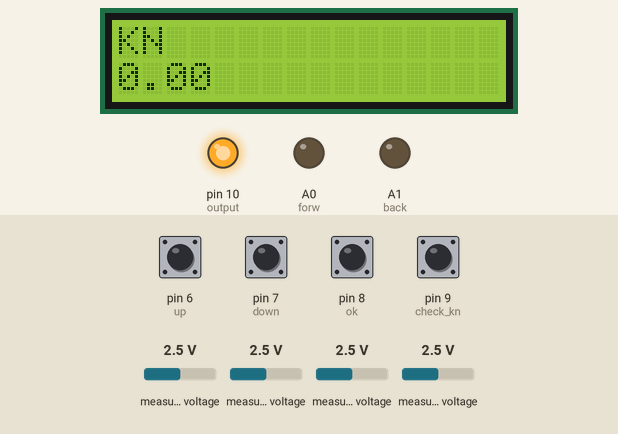
Simulated run of this sketch. Board: Arduino Uno, built with avr-gcc and run on an emulated ATmega328P. On the bench: 16×2 character LCD, output pins drawn as LEDs (lit = HIGH). Inputs (shaded band) come from the test bench; at power-on: pin 6 (up), pin 7 (down), pin 8 (ok), pin 9 (check_kn) HIGH, measured voltage 2.5 V. EEPROM starts erased.

Above: at 4.3 s.
4.4 s: pin 8 (ok) pulled LOW for 3.2 s
At 5.2 s:
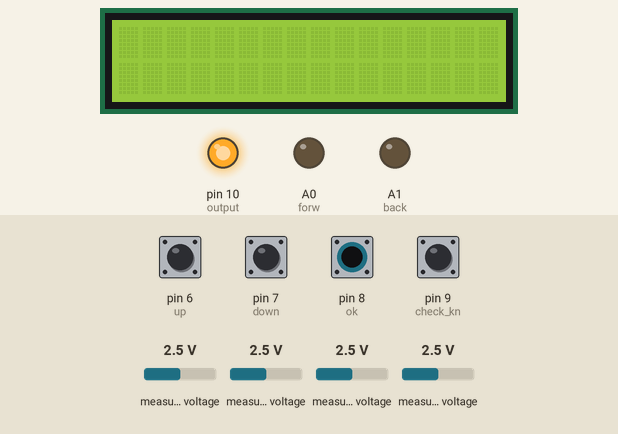
9.1 s: pin 9 (check_kn) pulled LOW for 0.65 s
At 10.6 s:
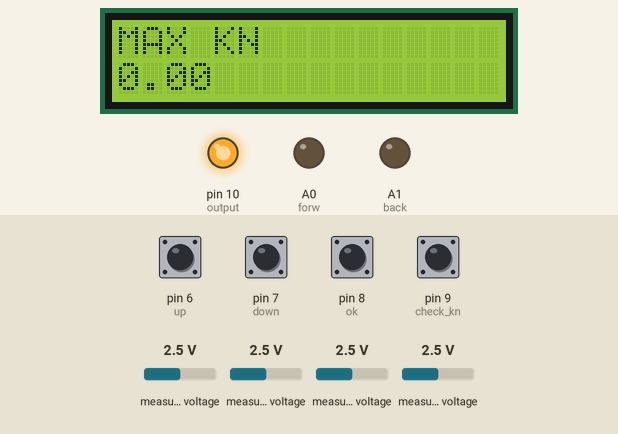
12.9 s: pin 8 (ok) pulled LOW for 0.65 s
At 14.1 s:
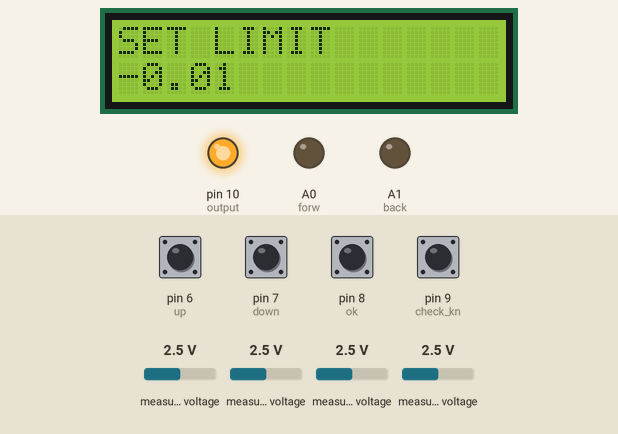
15.2 s: pin 6 (up) pulled LOW for 0.65 s
At 16.8 s:
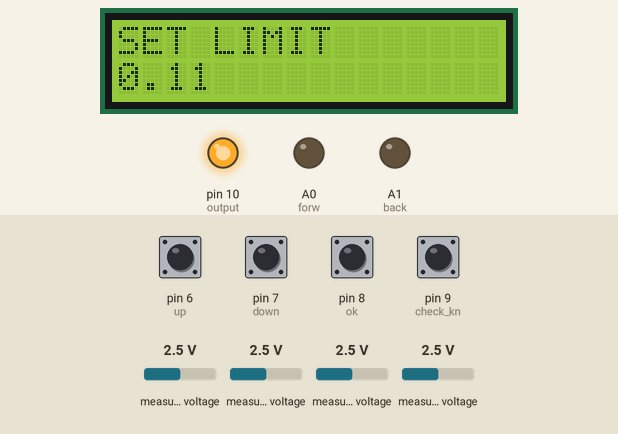
17.3 s: pin 6 (up) pulled LOW for 1 s
At 19.2 s:
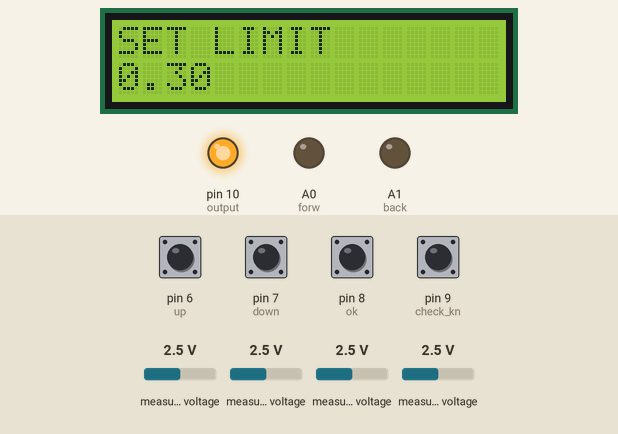
19.8 s: pin 8 (ok) pulled LOW for 1 s
At 21.7 s:
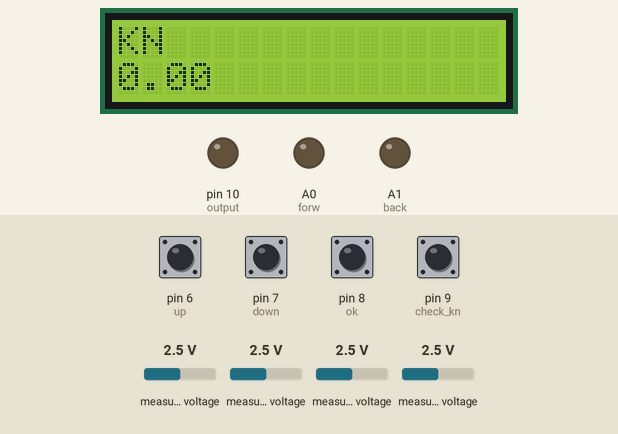
Timing chart, 0 to 23.2 s (numbered marks = the images above; inputs shaded):
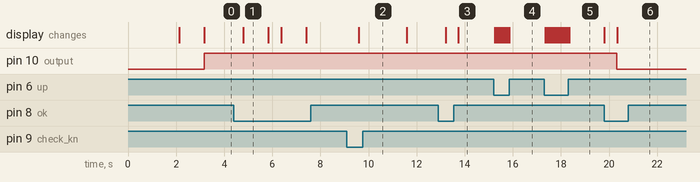

The sketch:

KN_step_mot_ADS1115.ino
```cpp
#include <Wire.h>
#include <EEPROM.h>
#include <LiquidCrystal.h>
#include <Adafruit_ADS1015.h>

Adafruit_ADS1115 ads;  /* Use this for the 16-bit version */

const int rs = 12, en = 11, d4 = 5, d5 = 4, d6 = 3, d7 = 2;
LiquidCrystal lcd(rs, en, d4, d5, d6, d7);
//connect to GND
#define up 6
#define down 7
#define ok 8
#define check_kn 9
#define output 10
#define forw A0
#define back A1

long set_val = 0, set_speed = 0, set_speed1 = 0;
long prev_k;
long pressure_KN, max_val1=0;
double set1 = 0, max_val = 0, pre_k, pre_b;

//change this value to slowdown the program
int slow_time = 500;


void setup() {
  Serial.begin(9600);
  byte four = EEPROM.read(201);
  byte three = EEPROM.read(202);
  byte two = EEPROM.read(203);
  byte one = EEPROM.read(204);

  int saving = ((four << 0) & 0xFFFFFF) + ((three << 8) & 0xFFFFFFFF) + ((two << 16) & 0xFFFFFFFFFF) + ((one << 24) & 0xFFFFFFFFFFFF);
  set_val = saving;

  four = EEPROM.read(206);
  three = EEPROM.read(207);
  two = EEPROM.read(208);
  one = EEPROM.read(209);

  saving = ((four << 0) & 0xFFFFFF) + ((three << 8) & 0xFFFFFFFF) + ((two << 16) & 0xFFFFFFFFFF) + ((one << 24) & 0xFFFFFFFFFFFF);
  set_speed1 = saving;
  set_speed = set_speed1 / 60;

  pinMode(up, INPUT_PULLUP);
  pinMode(down, INPUT_PULLUP);
  pinMode(ok, INPUT_PULLUP);
  pinMode(check_kn, INPUT_PULLUP);
  pinMode(output, OUTPUT);
  pinMode(forw, OUTPUT);
  pinMode(back, OUTPUT);

  lcd.begin(16, 2);
  lcd.clear();
  lcd.setCursor(0, 1);
  lcd.print("Made by GAGAN");
  delay(2000);

  lcd.begin(16, 2);
  lcd.setCursor(0, 0);
  lcd.print("   Pressure ");
  lcd.setCursor(0, 1);
  lcd.print("     Gauge  ");
  delay(1000);

  lcd.clear();
  lcd.setCursor(0, 0);
  lcd.print("KN");

  ads.begin();

}

void loop() {
  long adc0, adc1, adc2, adc3;

  prev_k = pressure_KN;
  pressure_KN = 0;
  adc0 = ads.readADC_SingleEnded(0);
  adc0 = map(adc0, 0, 26666, 0, 25000);
  adc1 = ads.readADC_SingleEnded(1);
  adc1 = map(adc1, 0, 26666, 0, 25000);
  adc2 = ads.readADC_SingleEnded(2);
  adc2 = map(adc2, 0, 26666, 0, 25000);
  adc3 = ads.readADC_SingleEnded(3);
  adc3 = map(adc3, 0, 26666, 0, 25000);

  pressure_KN = 0L;
  pressure_KN = 0L + adc0 + adc1 + adc2 + adc3; //  = 0L + adc0 + adc2 + adc3; previous values is like this bhai

  if (pressure_KN < 0) {
    pressure_KN = -1L;
  }

  if (digitalRead(ok) == LOW) {
    lcd.clear();
    delay(500);
    set1 = 0;
    while (digitalRead(ok) != LOW) {
      if (digitalRead(up) == LOW && set_val < 100000) {
        delay(50);
        set_val += 1;
        lcd.clear();
      }
      else if (digitalRead(down) == LOW && set_val > 0) {
        delay(50);
        set_val -= 1;
        lcd.clear();
      }
      lcd.setCursor(0, 0);
      lcd.print("SET LIMIT");
      lcd.setCursor(0, 1);
      set1 = set_val;
      set1 = set1 / 100;
      lcd.print(set1, 2);
    }

    lcd.clear();
    delay(500);
    set1 = 0;
    while (digitalRead(ok) != LOW) {
      if (digitalRead(up) == LOW && set_speed1 < 100000) {
        delay(50);
        set_speed1 += 1;
        lcd.clear();
      }
      else if (digitalRead(down) == LOW && set_speed1 > 0) {
        delay(50);
        set_speed1 -= 1;
        lcd.clear();
      }
      lcd.setCursor(0, 0);
      lcd.print("SET SPEED");
      lcd.setCursor(0, 1);
      set1 = set_speed1;
      set1 = set1 / 100;
      lcd.print(set1, 2);
    }
    //add to eeprom;
    long save = set_val;
    byte four = (save & 0xFF);
    byte three = ((save >> 8) & 0xFF);
    byte two = ((save >> 16) & 0xFF);
    byte one = ((save >> 24) & 0xFF);
    EEPROM.write(201, four);
    EEPROM.write(202, three);
    EEPROM.write(203, two);
    EEPROM.write(204, one);

    save = set_speed1;
    four = (save & 0xFF);
    three = ((save >> 8) & 0xFF);
    two = ((save >> 16) & 0xFF);
    one = ((save >> 24) & 0xFF);
    EEPROM.write(206, four);
    EEPROM.write(207, three);
    EEPROM.write(208, two);
    EEPROM.write(209, one);

    lcd.clear();
    lcd.setCursor(0, 0);
    lcd.print("KN");
    //   count = 0;
    set_speed = set_speed1 / 60;
  }

  if (max_val1 < pressure_KN) {
    max_val1 = pressure_KN;
    max_val = pressure_KN;
    max_val = max_val / 100;
  }

  if (digitalRead(check_kn) == LOW ) {
    lcd.clear();
    lcd.setCursor(0, 0);
    lcd.print("MAX KN");
    lcd.setCursor(0, 1);
    lcd.print(max_val, 2);
    delay(2000);
    lcd.clear();
    lcd.setCursor(0, 0);
    lcd.print("KN");
  }

  pre_k = pressure_KN;

  pre_k = pre_k / 100;

  if (pressure_KN >= set_val) {
    digitalWrite(output, HIGH);
  }
  else if (pressure_KN < set_val) {
    digitalWrite(output, LOW);
  }
  lcd_clear(pressure_KN, prev_k);

  lcd.setCursor(0, 1);
  lcd.print(pre_k, 2);

  if ((pressure_KN - prev_k) == set_speed || set_speed == 0)
  {
    digitalWrite(forw, LOW);
    digitalWrite(back, LOW);
    delay(10);
  }
  else if ((pressure_KN - prev_k) < set_speed)
  {
    digitalWrite(back, LOW);
    digitalWrite(forw, HIGH);
    digitalWrite(back, LOW);
    delay(10);
  }
  else if ((pressure_KN - prev_k) > set_speed) {
    digitalWrite(forw, LOW);
    digitalWrite(back, HIGH);
    digitalWrite(forw, LOW);
    delay(10);
  }
  delay(slow_time);


}

void lcd_clear(int f, int prev_f) {
  if ((f < 10 && prev_f >= 10) || (f < 100 && prev_f >= 100) || (f < 1000 && prev_f >= 1000) || (f < 10000 && prev_f >= 10000) || (f < 100000 && prev_f >= 100000)) {
    lcd.clear();
    lcd.setCursor(0, 0);
    lcd.print("KN");
  }
}
```

Measured:
- after the input at 4.4 s, the display: changes after 0.40 s (image 1)
- after the input at 9.1 s, the display: changes after 0.48 s (image 2)
- after the input at 12.9 s, the display: first changes after 0.32 s (image 3 shows a later state)
- after the input at 15.2 s, the display: first changes after 0.06 s (image 4 shows a later state)
- after the input at 17.3 s, the display: first changes after 0.06 s (image 5 shows a later state)
- after the input at 19.8 s, pin 10 (output): HIGH → LOW after 0.53 s; the display: first changes at once (image 6 shows a later state)
- what the display in image 1 shows lasts 1.0 s, from 4.8 s to 5.8 s
